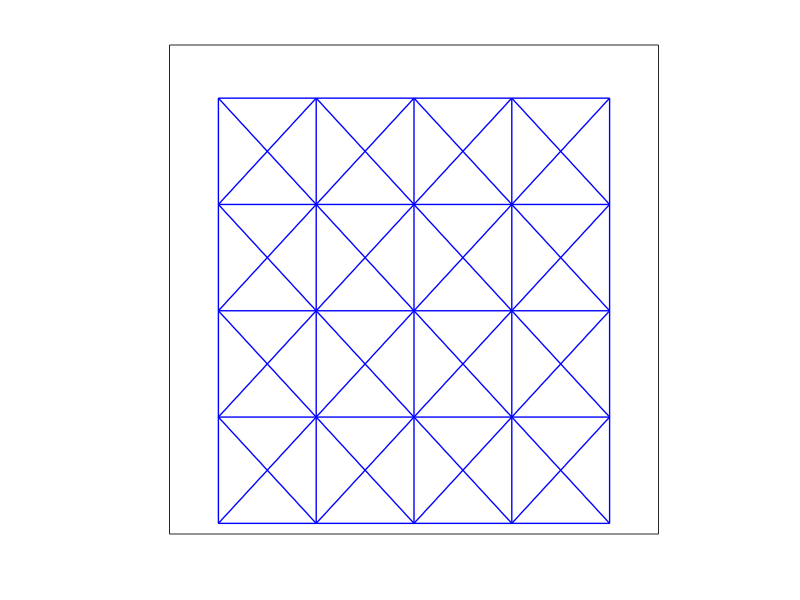

Recreate this plot in MATLAB.
% data file for lightest structure problem
% m: number of nodes
% n: number of bars
% k: number of free nodes
% f: loading forces
% f(:, :, i) is a 2 x k matrix giving the forces for loading i
clear all;
rand('seed', 1);
randn('seed', 1);

N = 5; % number of fixed nodes
k = N*(N-1); % number of free nodes

[X, Y] = meshgrid(0:N-1, 0:N-1);
P = [Y(:)'; X(end:-1:1)];

m = length(P); % total number of nodes
r = []; s = [];

dx = [-1  0  1 1];
dy = [-1 -1 -1 0];
for ind = 1:m
    for i = 1:4
        px = P(1, ind) + dx(i);
        py = P(2, ind) + dy(i);
        if 0 <= px && px < N && 0 <= py && py < N
            r(end+1) = ind;
            s(end+1) = find(P(1, :)==px & P(2, :)==py);
        end
    end
end
n = length(r); % number of bars
sigma = 1;

M = 4; % number of loadings
F = zeros(2, k, M);
% load 1: (nominal) equal forces down
F(2, :, 1) = -2;

% load 2/3: nominal plus forces down-right and down-left
F(1, :, 2) =  rand(1, k);
F(1, :, 3) = -rand(1, k);
F(2, :, 2) = F(2, :, 1) - rand(1, k);
F(2, :, 3) = F(2, :, 1) - rand(1, k);

% load 4: nominal plus random forces in arbitrary directions
F(:, :, 4) = F(:, :, 1) + randn(2, k);

% use the code below to plot your solution
% dashed red lines indicate bars with zero (small) cross-sectional area
a = ones(n, 1); % replace 'a' with your solution

% plot
clf; hold on;
for i = 1:n
    p1 = r(i); p2 = s(i);
    plt_str = 'b-';
    width = a(i);
    if a(i) < 0.001
        plt_str = 'r--';
        width = 1;
    end
    plot([P(1, p1) P(1, p2)], [P(2, p1) P(2, p2)], ...
         plt_str, 'LineWidth', width);
end
axis([-0.5 N-0.5 -0.1 N-0.5]); axis square; box on;
set(gca, 'xtick', [], 'ytick', []);

clear X Y dx dy ind px py plt_str p1 p2 i a;